Frame 1 (no input): blank canvas, image omitted
Frame 60 (the mouse pressed at the canvas centre just before this capture): blank canvas, image omitted
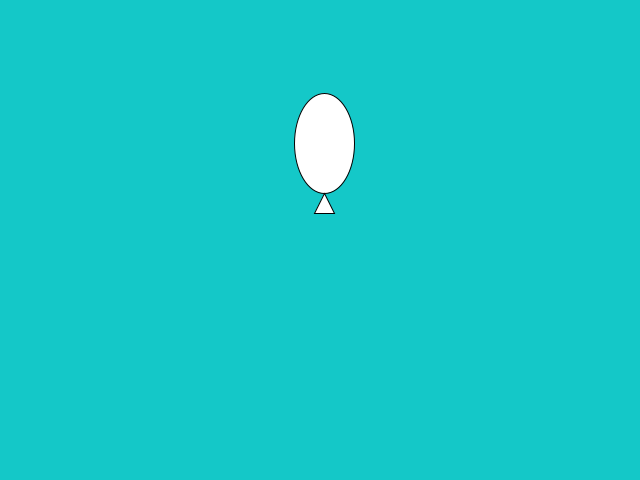
Frame 120 (the mouse held since frame 60 and released just before this capture)

The Processing sketch whose frames 1 and 60 were blank and that drew this single picture after the mouse press (run headless with seeded random() and noise(); from frame 60 on, the mouse is pressed at the canvas centre):

// Processing sketch: globos
// ── globos.pde
class Globo
{
  float x, y,vx,vy;
  Globo (float _x, float _y)
  {
   x=_x;
   y=_y; 
   vx=random(-0.25,0.25);
   vy=random(-2,-0.5);
  }

  void update()
  {
    y+=vy;
    x+=vx;
  }

  void dibujate()
  {
      ellipse(x,y,60,100);
      triangle(x,y+50,x-10,y+70,x+10,y+70);
  }
  
}

ArrayList<Globo> globos;


void setup()
{
  size(640,480);
  globos = new ArrayList<Globo>();  
}

void draw()
{
  background(20,200,200);
  for(int i=0;i<globos.size();i++)
  {
    globos.get(i).update();
    globos.get(i).dibujate();
  }
}

void mousePressed()
{
  globos.add(new Globo(mouseX,mouseY));
}
